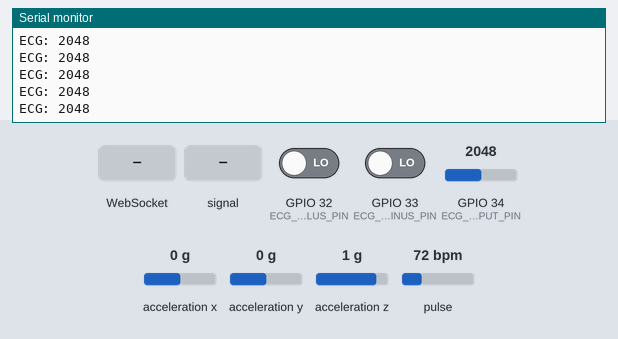
Bench run of a sketch on a simulated ESP32. Shown: the last lines printed to the serial monitor. Wiring (inferred from the names in the program): MPU-6050 motion sensor at I2C address 0x68. The inputs (shaded band) are chosen by the test bench; at power-on: acceleration x 0 g, GPIO 34 (ECG_OUTPUT_PIN) = 2048, GPIO 32 (ECG_LO_PLUS_PIN) LOW, acceleration y 0 g, GPIO 33 (ECG_LO_MINUS_PIN) LOW, acceleration z 1 g, pulse 72 bpm (analog values on the 0–4095 scale). WiFi joins after 1.5 s; servers stay silent unless stated.

Above: at 3.8 s.
3.9 s: WebSocket text "1" received
5.4 s: GPIO 34 (ECG_OUTPUT_PIN) fed a 200 Hz sine of ±327 counts around its level
At 6.1 s:
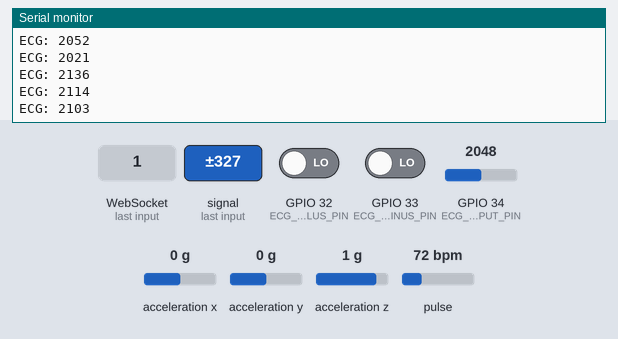
6.9 s: acceleration x set to -1.4 g
At 7.7 s:
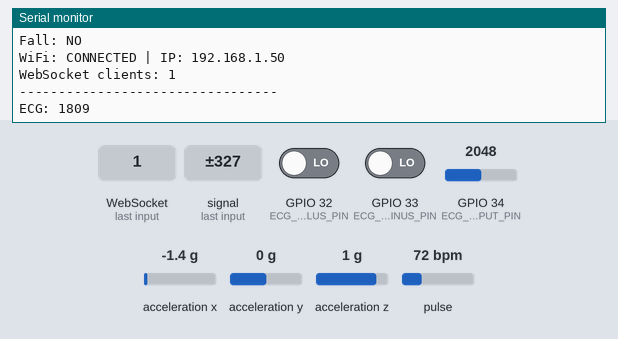
8.4 s: GPIO 34 (ECG_OUTPUT_PIN) set to 2866
At 9.2 s:
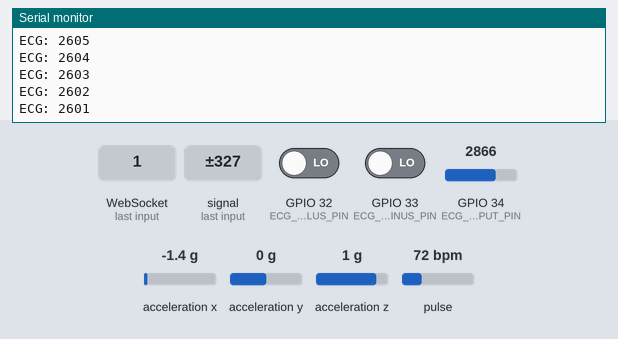
9.9 s: GPIO 32 (ECG_LO_PLUS_PIN) driven HIGH
11.4 s: acceleration y set to -1.4 g
At 12.0 s:
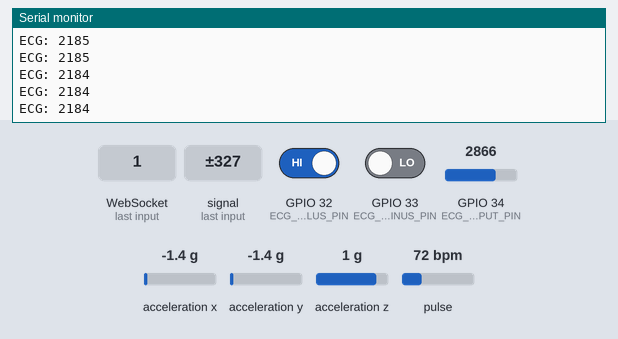
Timing chart, 0 to 12.3 s (numbered marks = the images above; inputs shaded):
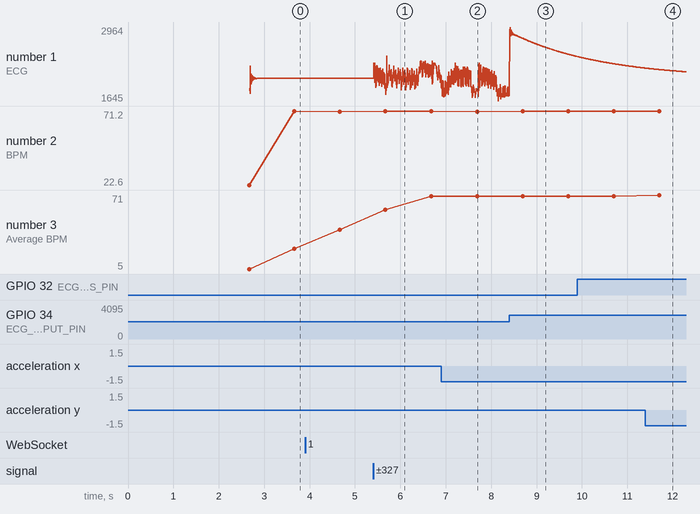

The sketch:

vitals_fall_monitor.ino
```cpp
/*
  ============================================================
  ESP32 Multi-Vital Monitor  --  Continuous ECG streaming
  ------------------------------------------------------------
  - ECG: AD8232, raw, sampled on a micros()-based fixed-step
    accumulator (true 250Hz average rate, doesn't drift even if
    a loop iteration occasionally runs long). Sent as ONE
    WebSocket message per sample - no batching.
  - Heart Rate (BPM): MAX30102
  - Fall Detection: MPU6050, raw I2C (probe checks I2C ACK only -
    NOT WHO_AM_I, since some clone modules report 0x70 instead of
    the standard 0x68 while working fine otherwise)
  - Vitals (BPM/accel/fall) + Serial status: sent once per second,
    independent of the ECG stream.
  ============================================================
*/

#include <WiFi.h>
#include <AsyncTCP.h>
#include <ESPAsyncWebServer.h>
#include <Wire.h>
#include "MAX30105.h"
#include "heartRate.h"

// ---------------- WiFi Credentials ----------------
const char* WIFI_SSID = "UIU-STUDENT";
const char* WIFI_PASSWORD = "12345678";

// ---------------- Pin Definitions ----------------
#define ECG_OUTPUT_PIN   34
#define ECG_LO_PLUS_PIN  32
#define ECG_LO_MINUS_PIN 33
#define I2C_SDA_PIN      21
#define I2C_SCL_PIN      22

// ---------------- Web Server / WebSocket ----------------
AsyncWebServer server(80);
AsyncWebSocket ws("/ws");

// ---------------- Sensor Objects ----------------
MAX30105 particleSensor;
bool max30102Available = false;

// ======================================================
// MPU6050 RAW I2C
// ======================================================
#define MPU6050_ADDR              0x68
#define MPU6050_REG_PWR1          0x6B
#define MPU6050_REG_ACCEL_CFG     0x1C
#define MPU6050_REG_ACCEL_XOUT_H  0x3B
const float MPU6050_ACCEL_SCALE = 8192.0; // +-4G range = 8192 LSB/G
bool mpuAvailable = false;

void mpu6050Init() {
  Wire.beginTransmission(MPU6050_ADDR);
  Wire.write(MPU6050_REG_PWR1);
  Wire.write(0x00); // wake up
  Wire.endTransmission(true);
  delay(100);

  Wire.beginTransmission(MPU6050_ADDR);
  Wire.write(MPU6050_REG_ACCEL_CFG);
  Wire.write(0x08); // +-4g range
  Wire.endTransmission(true);
  delay(50);
}

bool mpu6050Probe() {
  // Only check that the device ACKs at 0x68. Don't check WHO_AM_I -
  // some clone MPU6050 modules return 0x70 there but work fine.
  Wire.beginTransmission(MPU6050_ADDR);
  return (Wire.endTransmission(true) == 0);
}

bool mpu6050ReadAccelG(float &ax_g, float &ay_g, float &az_g) {
  Wire.beginTransmission(MPU6050_ADDR);
  Wire.write(MPU6050_REG_ACCEL_XOUT_H);
  if (Wire.endTransmission(false) != 0) return false;

  Wire.requestFrom((uint8_t)MPU6050_ADDR, (uint8_t)6, (uint8_t)true);
  if (Wire.available() < 6) return false;

  int16_t rawX = ((int16_t)Wire.read() << 8) | Wire.read();
  int16_t rawY = ((int16_t)Wire.read() << 8) | Wire.read();
  int16_t rawZ = ((int16_t)Wire.read() << 8) | Wire.read();

  ax_g = rawX / MPU6050_ACCEL_SCALE;
  ay_g = rawY / MPU6050_ACCEL_SCALE;
  az_g = rawZ / MPU6050_ACCEL_SCALE;
  return true;
}

// ---------------- Heart Rate (MAX30102) ----------------
const byte RATE_ARRAY_SIZE = 4;
byte rates[RATE_ARRAY_SIZE];
byte rateSpot = 0;
long lastBeat = 0;
float beatsPerMinute = 0;
int beatAvg = 0;

// ---------------- ECG Sampling: fixed-step accumulator, no drift ----------------
unsigned long lastEcgSampleUs = 0;
const unsigned long ECG_SAMPLE_INTERVAL_US = 4000; // 250 Hz
bool leadsOff = false;
int latestEcgValue = 0;

// 3-point median despike filter: only fires when a single sample is an
// outlier relative to BOTH its neighbors (a lone glitch), and leaves
// multi-sample features (the real QRS/T shape) completely untouched
// since those never look like an isolated single-point spike.
int ecgHistory[2] = {2048, 2048};

int despikeEcg(int rawSample) {
  int a = ecgHistory[0], b = ecgHistory[1], c = rawSample;
  int median;
  if ((a <= b && b <= c) || (c <= b && b <= a)) median = b;
  else if ((b <= a && a <= c) || (c <= a && a <= b)) median = a;
  else median = c;

  ecgHistory[0] = ecgHistory[1];
  ecgHistory[1] = rawSample;
  return median; // this is the (n-1)th sample - one sample (4ms) of lag
}

// 50Hz notch filter (mains hum) - the high-frequency jitter you're seeing
// riding on top of the real R-wave spikes is exactly what this targets.
// Coefficients for fs=250Hz, f0=50Hz, Q=5. If you're somewhere on 60Hz
// mains, these need recomputing for f0=60.
const float NOTCH_B0 = 0.9132, NOTCH_B1 = -0.5643, NOTCH_B2 = 0.9132;
const float NOTCH_A1 = -0.5643, NOTCH_A2 = 0.8263;
float notchX1 = 0, notchX2 = 0, notchY1 = 0, notchY2 = 0;

float applyNotchFilter(float x) {
  float y = NOTCH_B0 * x + NOTCH_B1 * notchX1 + NOTCH_B2 * notchX2
            - NOTCH_A1 * notchY1 - NOTCH_A2 * notchY2;
  notchX2 = notchX1; notchX1 = x;
  notchY2 = notchY1; notchY1 = y;
  return y;
}

// Baseline wander removal: tracks a very slow-moving average (breathing/
// movement drift) and subtracts it, re-centering on the ADC midpoint.
// Deliberately slow so it never touches the fast QRS spike itself.
float baselineEstimate = 2048;
const float BASELINE_ALPHA = 0.002;

float removeBaselineWander(float x) {
  baselineEstimate += BASELINE_ALPHA * (x - baselineEstimate);
  return x - baselineEstimate + 2048;
}

int filterEcg(int rawSample) {
  int despiked = despikeEcg(rawSample); // remove single-sample glitches FIRST,
                                         // before they can corrupt the IIR
                                         // filters' internal state below
  float v = applyNotchFilter((float)despiked);
  v = removeBaselineWander(v);
  if (v < 0) v = 0;
  if (v > 4095) v = 4095;
  return (int)v;
}

// ---------------- Fall Detection ----------------
enum FallState { NORMAL, FREE_FALL, CONFIRMING };
FallState fallState = NORMAL;

const float FREE_FALL_THRESHOLD_G  = 0.4;
const float IMPACT_THRESHOLD_G     = 2.5;
const unsigned long FREE_FALL_WINDOW_MS  = 600;
const unsigned long INACTIVITY_WINDOW_MS = 2000;
const float INACTIVITY_BAND_G      = 0.35;

unsigned long freeFallStartTime = 0;
unsigned long impactTime = 0;
float accelMagnitude = 0;
bool fallDetected = false;

// ---------------- Reporting timers ----------------
unsigned long lastVitalsReport = 0;
const unsigned long VITALS_INTERVAL_MS = 1000; // change to 2000 for a 2s cadence
unsigned long lastWsCleanup = 0;

// MPU6050/MAX30102 don't need 250Hz - 50Hz is plenty for accel/PPG.
// Gating them frees the loop to actually reach closer to a true 250Hz
// for the ECG sample instead of being capped by two unconditional I2C
// reads happening on every single iteration.
unsigned long lastSensorRead = 0;
const unsigned long SENSOR_READ_INTERVAL_MS = 20; // 50 Hz

void onWsEvent(AsyncWebSocket *server, AsyncWebSocketClient *client,
               AwsEventType type, void *arg, uint8_t *data, size_t len) {
  if (type == WS_EVT_CONNECT) {
    Serial.println();
    Serial.println("================================");
    Serial.println("FRONTEND CONNECTED");
    Serial.print("Client ID: "); Serial.println(client->id());
    Serial.print("Client IP: "); Serial.println(client->remoteIP().toString());
    Serial.println("================================");
  } else if (type == WS_EVT_DISCONNECT) {
    Serial.print("Frontend disconnected. Client ID: ");
    Serial.println(client->id());
  }
}

void connectWiFi() {
  Serial.println("Connecting to WiFi");
  WiFi.mode(WIFI_STA);
  WiFi.begin(WIFI_SSID, WIFI_PASSWORD);
  while (WiFi.status() != WL_CONNECTED) {
    delay(500);
    Serial.print(".");
  }
  Serial.println();
  Serial.print("WiFi connected. ESP32 IP: ");
  Serial.println(WiFi.localIP());
  Serial.print("WebSocket URL: ws://");
  Serial.print(WiFi.localIP());
  Serial.println("/ws");
}

void setup() {
  Serial.begin(115200); // fast baud so Serial.print doesn't stall the 250Hz loop
  delay(1000);

  pinMode(ECG_LO_PLUS_PIN, INPUT);
  pinMode(ECG_LO_MINUS_PIN, INPUT);
  analogReadResolution(12);

  Wire.begin(I2C_SDA_PIN, I2C_SCL_PIN);

  // ---- MAX30102 ----
  Serial.print("[MAX30102] Checking sensor... ");
  if (!particleSensor.begin(Wire, I2C_SPEED_FAST)) {
    Serial.println("NOT FOUND!");
    max30102Available = false;
  } else {
    Serial.println("OK");
    max30102Available = true;
    particleSensor.setup();
    particleSensor.setPulseAmplitudeRed(0x0A);
    particleSensor.setPulseAmplitudeGreen(0);
  }

  // ---- MPU6050 ----
  Serial.print("[MPU6050] Checking sensor... ");
  if (mpu6050Probe()) {
    Serial.println("FOUND");
    mpu6050Init();
    mpuAvailable = true;
  } else {
    Serial.println("NOT FOUND!");
    mpuAvailable = false;
  }

  connectWiFi();

  ws.onEvent(onWsEvent);
  server.addHandler(&ws);
  server.begin();
  Serial.println("WebSocket server started.");

  lastEcgSampleUs = micros();
}

// One ECG sample per message. Uses a fixed char buffer instead of String
// concatenation - this runs 250 times/sec, so avoiding repeated heap
// allocation here matters for long-running stability.
void sendEcg(unsigned long nowMs) {
  char buf[96];
  snprintf(buf, sizeof(buf),
           "{\"type\":\"ecg\",\"t\":%lu,\"leadsOff\":%s,\"ecg\":%d}",
           nowMs, leadsOff ? "true" : "false", latestEcgValue);
  ws.textAll(buf);
}

void sendVitals(unsigned long now) {
  char buf[128];
  snprintf(buf, sizeof(buf),
           "{\"type\":\"vitals\",\"t\":%lu,\"bpm\":%.1f,\"bpmAvg\":%d,\"accelG\":%.2f,\"fallDetected\":%s}",
           now, beatsPerMinute, beatAvg, accelMagnitude, fallDetected ? "true" : "false");
  ws.textAll(buf);
}

void loop() {
  unsigned long now = millis();

  // ---------------- ECG: fixed-step, drift-free sampling ----------------
  unsigned long nowUs = micros();
  if (nowUs - lastEcgSampleUs >= ECG_SAMPLE_INTERVAL_US) {
    lastEcgSampleUs += ECG_SAMPLE_INTERVAL_US; // accumulate, don't reset to nowUs -
                                                // keeps long-term rate at a true 250Hz
                                                // instead of drifting if a loop iteration
                                                // runs a bit long.

    leadsOff = (digitalRead(ECG_LO_PLUS_PIN) == HIGH) ||
               (digitalRead(ECG_LO_MINUS_PIN) == HIGH);

    latestEcgValue = filterEcg(analogRead(ECG_OUTPUT_PIN));

    Serial.print("ECG: ");
    Serial.println(latestEcgValue);

    sendEcg(now);
  }

  // ---------------- MAX30102 + MPU6050: gated to 50Hz ----------------
  // These used to run unconditionally every loop() call, which - combined
  // with real I2C driver overhead - was capping the WHOLE loop (and
  // therefore the ECG sample rate) at ~51Hz instead of the intended 250Hz.
  // Neither sensor needs faster than 50Hz, so gate them here.
  if (now - lastSensorRead >= SENSOR_READ_INTERVAL_MS) {
    lastSensorRead = now;

    if (max30102Available) {
      long irValue = particleSensor.getIR();
      if (checkForBeat(irValue)) {
        long delta = now - lastBeat;
        lastBeat = now;
        if (delta > 0) beatsPerMinute = 60.0 / (delta / 1000.0);

        if (beatsPerMinute > 20 && beatsPerMinute < 255) {
          rates[rateSpot++] = (byte)beatsPerMinute;
          rateSpot %= RATE_ARRAY_SIZE;
          beatAvg = 0;
          for (byte x = 0; x < RATE_ARRAY_SIZE; x++) beatAvg += rates[x];
          beatAvg /= RATE_ARRAY_SIZE;
        }
      }
    }

    float ax_g = 0, ay_g = 0, az_g = 1.0;
    if (mpuAvailable) {
      mpu6050ReadAccelG(ax_g, ay_g, az_g);
    }
    accelMagnitude = sqrt(ax_g * ax_g + ay_g * ay_g + az_g * az_g);
  }

  // ---------------- Fall Detection ----------------
  fallDetected = false;
  switch (fallState) {
    case NORMAL:
      if (accelMagnitude < FREE_FALL_THRESHOLD_G) {
        fallState = FREE_FALL;
        freeFallStartTime = now;
      }
      break;

    case FREE_FALL:
      if (now - freeFallStartTime > FREE_FALL_WINDOW_MS) {
        fallState = NORMAL;
      } else if (accelMagnitude > IMPACT_THRESHOLD_G) {
        fallState = CONFIRMING;
        impactTime = now;
      }
      break;

    case CONFIRMING:
      if (fabs(accelMagnitude - 1.0) > INACTIVITY_BAND_G) {
        fallState = NORMAL;
      } else if (now - impactTime > INACTIVITY_WINDOW_MS) {
        fallDetected = true;
        fallState = NORMAL;
        String msg = "{\"type\":\"fall\",\"t\":" + String(now) + "}";
        ws.textAll(msg);
        Serial.println(">>> FALL DETECTED <<<");
      }
      break;
  }

  // ---------------- Vitals + Serial status: once per second ----------------
  if (now - lastVitalsReport >= VITALS_INTERVAL_MS) {
    lastVitalsReport = now;
    sendVitals(now);

    Serial.println("------------- VITALS -------------");
    if (max30102Available) {
      Serial.print("BPM: "); Serial.println(beatsPerMinute, 1);
      Serial.print("Average BPM: "); Serial.println(beatAvg);
    } else {
      Serial.println("BPM: MAX30102 NOT AVAILABLE");
    }
    if (mpuAvailable) {
      Serial.print("Acceleration: "); Serial.print(accelMagnitude, 2); Serial.println(" G");
    } else {
      Serial.println("Acceleration: MPU6050 NOT AVAILABLE");
    }
    Serial.print("Fall: "); Serial.println(fallDetected ? "DETECTED" : "NO");
    Serial.print("WiFi: ");
    if (WiFi.status() == WL_CONNECTED) {
      Serial.print("CONNECTED | IP: "); Serial.println(WiFi.localIP());
    } else {
      Serial.println("DISCONNECTED");
    }
    Serial.print("WebSocket clients: "); Serial.println(ws.count());
    Serial.println("---------------------------------");
  }

  // ---------------- WebSocket cleanup ----------------
  if (now - lastWsCleanup > 1000) {
    lastWsCleanup = now;
    ws.cleanupClients();
  }
}
```

Measured:
- after the input at 5.4 s, the serial monitor: prints a new line at once (image 1)
- plotted number 1: 2048 → 2114 after the input at 5.4 s
